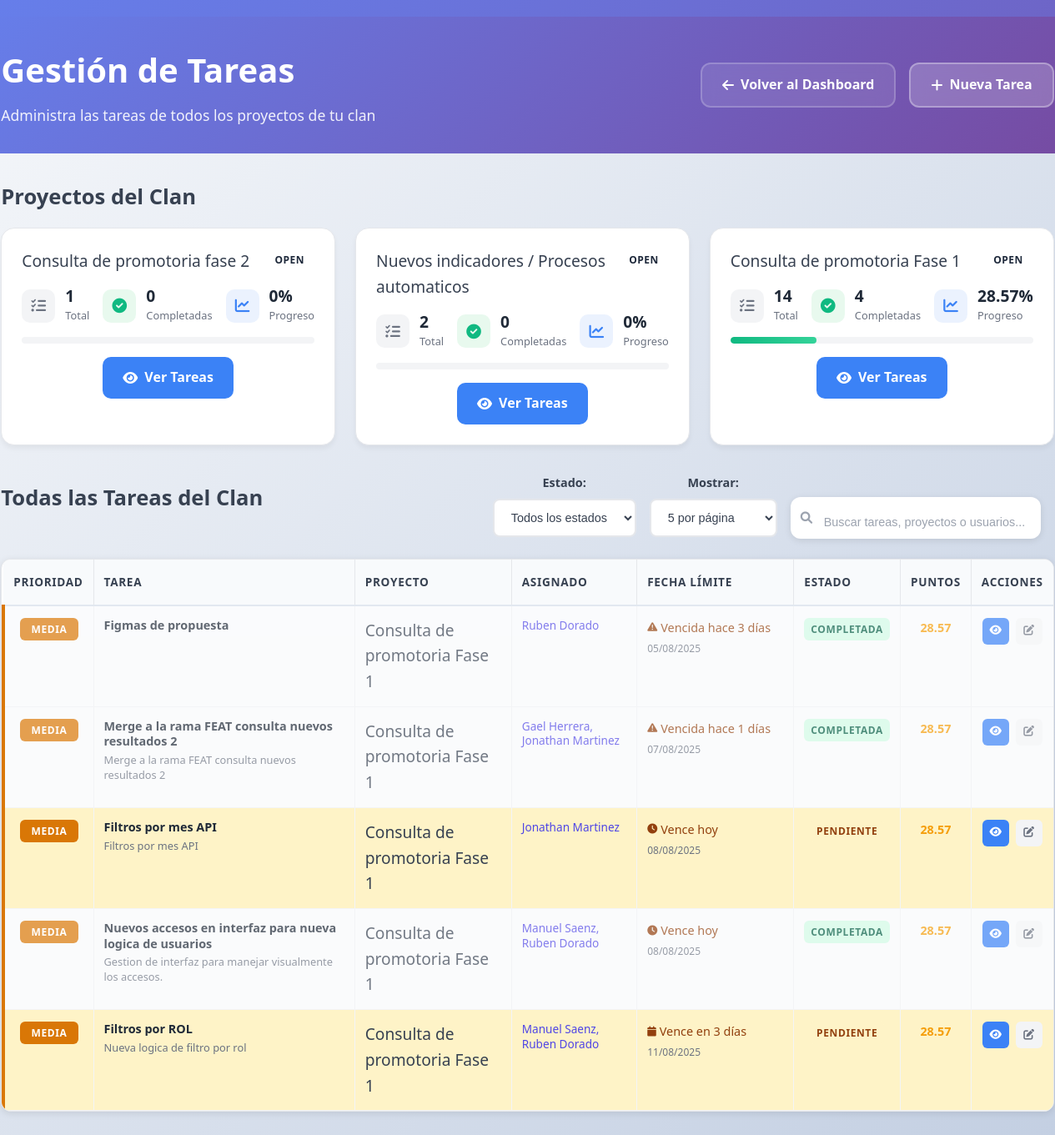
The app's page /public/?route=clan_leader/tasks (signed in), older data.
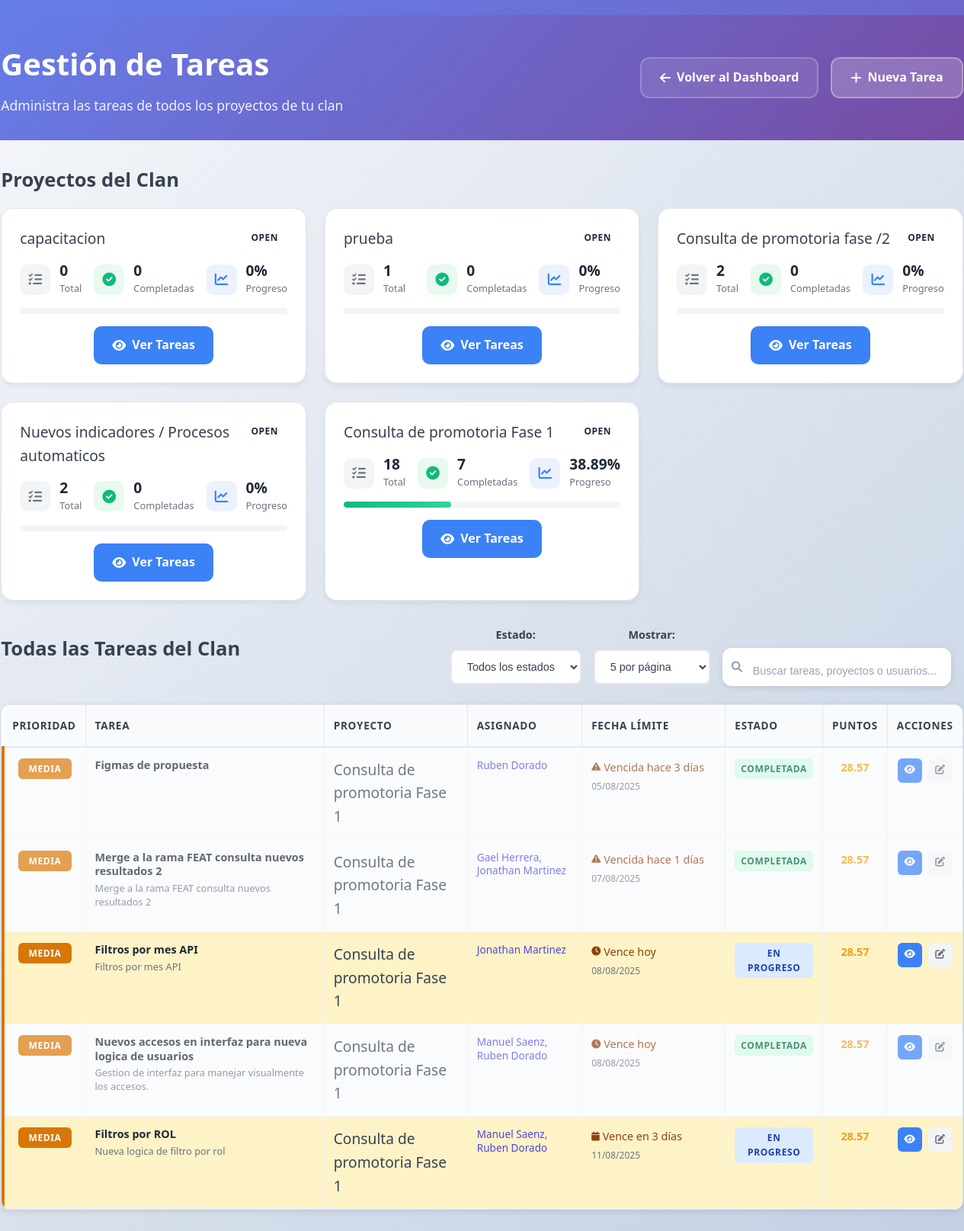
The same page, newer data.
### tables this page shows
CREATE TABLE `Projects` (
  `project_id` int NOT NULL,
  `project_name` varchar(255) NOT NULL,
  `description` text,
  `clan_id` int NOT NULL,
  `created_by_user_id` int NOT NULL,
  `status` varchar(50) DEFAULT 'open',
  `total_tasks` int DEFAULT '0',
  `completed_tasks` int DEFAULT '0',
  `progress_percentage` decimal(5,2) DEFAULT '0.00',
  `created_at` timestamp NULL DEFAULT CURRENT_TIMESTAMP,
  `updated_at` timestamp NULL DEFAULT CURRENT_TIMESTAMP ON UPDATE CURRENT_TIMESTAMP,
  `kpi_quarter_id` int DEFAULT NULL,
  `kpi_points` int DEFAULT '0',
  `task_distribution_mode` enum('automatic','percentage') DEFAULT 'automatic'
);

CREATE TABLE `Tasks` (
  `task_id` int NOT NULL,
  `parent_task_id` int DEFAULT NULL,
  `task_name` varchar(255) NOT NULL,
  `description` text,
  `project_id` int NOT NULL,
  `assigned_to_user_id` int DEFAULT NULL,
  `created_by_user_id` int DEFAULT NULL,
  `priority` enum('low','medium','high','critical') NOT NULL DEFAULT 'medium',
  `due_date` date DEFAULT NULL,
  `estimated_hours` decimal(5,2) DEFAULT NULL,
  `actual_hours` decimal(5,2) DEFAULT NULL,
  `completion_percentage` decimal(5,2) DEFAULT '0.00',
  `automatic_points` decimal(10,2) NOT NULL DEFAULT '0.00' COMMENT 'Puntos KPI calculados para modo automático',
  `assigned_percentage` decimal(5,2) NOT NULL DEFAULT '0.00' COMMENT 'Porcentaje de puntos KPI asignado manualmente',
  `color_tag` varchar(7) DEFAULT '#3B82F6',
  `is_subtask` tinyint(1) DEFAULT '0',
  `subtask_order` int DEFAULT '0',
  `status` enum('pending','in_progress','completed','cancelled') NOT NULL DEFAULT 'pending',
  `is_completed` tinyint(1) NOT NULL DEFAULT '0',
  `completed_at` timestamp NULL DEFAULT NULL,
  `created_at` timestamp NULL DEFAULT CURRENT_TIMESTAMP,
  `updated_at` timestamp NULL DEFAULT CURRENT_TIMESTAMP ON UPDATE CURRENT_TIMESTAMP
);

### app/views/clan_leader/tasks.php (the view, shortened to what the rows shown need)
<?php include __DIR__ . '/../layout.php'; ?>
<div class="clan-leader-tasks-container">
    <div class="page-header">
        <div class="header-content">
            <div class="header-left">
                <h1 class="page-title">Gestión de Tareas</h1>
            </div>
        </div>
    </div>
    <div class="main-content">
        <?php if (isset($projects) && !empty($projects)): ?>
            <div class="projects-section">
                <h2 class="section-title">Proyectos del Clan</h2>
                <div class="projects-grid">
                    <?php foreach ($projects as $project): ?>
                    <div class="project-card">
                        <div class="project-header">
                            <h3 class="project-name"><?= htmlspecialchars($project['project_name']) ?></h3>
                            <div class="project-status status-<?= $project['status'] ?>">
                                <?= ucfirst($project['status']) ?>
                            </div>
                        </div>
                        <div class="project-stats">
                            <div class="stat-item">
                                <div class="stat-icon">
                                    <i class="fas fa-tasks"></i>
                                </div>
                                <div class="stat-content">
                                    <div class="stat-number"><?= $project['total_tasks'] ?></div>
                                    <div class="stat-label">Total</div>
                                </div>
                            </div>
                            <div class="stat-item">
                                <div class="stat-icon completed">
                                    <i class="fas fa-check-circle"></i>
                                </div>
                                <div class="stat-content">
                                    <div class="stat-number"><?= $project['completed_tasks'] ?></div>
                                    <div class="stat-label">Completadas</div>
                                </div>
                            </div>
                            <div class="stat-item">
                                <div class="stat-icon progress">
                                    <i class="fas fa-chart-line"></i>
                                </div>
                                <div class="stat-content">
                                    <div class="stat-number"><?= $project['progress_percentage'] ?>%</div>
                                    <div class="stat-label">Progreso</div>
                                </div>
                            </div>
                        </div>
                        <div class="project-progress">
                            <div class="progress-bar">
                                <div class="progress-fill" style="width: <?= $project['progress_percentage'] ?>%"></div>
                            </div>
                        </div>
                        <div class="project-actions">
                            <a href="?route=clan_leader/tasks&project_id=<?= $project['project_id'] ?>" class="btn-view-tasks">
                                <i class="fas fa-eye"></i>
                                Ver Tareas
                            </a>
                        </div>
                    </div>
                    <?php endforeach; ?>
                </div>
            </div>
        <?php endif; ?>
        <?php if (isset($allTasks)): ?>
            <?php if (!empty($allTasks)): ?>
            <div class="all-tasks-section">
                <div class="section-header">
                    <h2 class="section-title">
                        Todas las Tareas del Clan
                    </h2>
                </div>
                <div class="tasks-table-container">
                    <table class="tasks-table">
                        <thead>
                            <tr>
                                <th class="th-priority">Prioridad</th>
                                <th class="th-task">Tarea</th>
                                <th class="th-project">Proyecto</th>
                                <th class="th-assigned">Asignado</th>
                                <th class="th-due-date">Fecha Límite</th>
                                <th class="th-status">Estado</th>
                                <th class="th-points">Puntos</th>
                                <th class="th-actions">Acciones</th>
                            </tr>
                        </thead>
                        <tbody>
                            <?php foreach ($allTasks as $task): ?>
                            <tr class="task-row priority-<?= $task['priority'] ?> <?= ($task['days_until_due'] < 0) ? 'overdue' : '' ?> <?= ($task['status'] === 'completed') ? 'completed' : '' ?>">
                                <td class="td-priority">
                                    <span class="priority-badge priority-<?= $task['priority'] ?>">
                                        <?php
                                        switch($task['priority']) {
                                            default: echo 'Media'; break;
                                        }
                                        ?>
                                    </span>
                                </td>
                                <td class="td-task">
                                    <div class="task-info">
                                        <div class="task-title"><?= htmlspecialchars($task['task_name']) ?></div>
                                        <?php if (!empty($task['description'])): ?>
                                        <div class="task-description"><?= htmlspecialchars(substr($task['description'], 0, 80)) ?><?= strlen($task['description']) > 80 ? '...' : '' ?></div>
                                        <?php endif; ?>
                                    </div>
                                </td>
                                <td class="td-project">
                                    <span class="project-name"><?= htmlspecialchars($task['project_name']) ?></span>
                                </td>
                                <td class="td-assigned">
                                    <?php if (!empty($task['all_assigned_users'])): ?>
                                    <span class="assigned-users"><?= htmlspecialchars($task['all_assigned_users']) ?></span>
                                    <?php elseif (!empty($task['assigned_user_name'])): ?>
                                    <span class="assigned-user"><?= htmlspecialchars($task['assigned_user_name']) ?></span>
                                    <?php else: ?>
                                    <span class="no-assigned">Sin asignar</span>
                                    <?php endif; ?>
                                </td>
                                <td class="td-due-date">
                                    <?php if ($task['due_date']): ?>
                                    <div class="due-date-info <?= ($task['days_until_due'] < 0) ? 'overdue' : '' ?>">
                                        <div class="due-date-text">
                                            <?php if ($task['days_until_due'] < 0): ?>
                                                <i class="fas fa-exclamation-triangle"></i>
                                                Vencida hace <?= abs($task['days_until_due']) ?> días
                                            <?php elseif ($task['days_until_due'] == 0): ?>
                                                <i class="fas fa-clock"></i>
                                                Vence hoy
                                            <?php elseif ($task['days_until_due'] == 1): ?>
                                                <i class="fas fa-clock"></i>
                                                Vence mañana
                                            <?php else: ?>
                                                <i class="fas fa-calendar"></i>
                                                Vence en <?= $task['days_until_due'] ?> días
                                            <?php endif; ?>
                                        </div>
                                        <div class="due-date-full"><?= date('d/m/Y', strtotime($task['due_date'])) ?></div>
                                    </div>
                                    <?php else: ?>
                                    <span class="no-due-date">Sin fecha</span>
                                    <?php endif; ?>
                                </td>
                                <td class="td-status">
                                    <span class="status-badge status-<?= $task['status'] ?>">
                                        <?php
                                        switch($task['status']) {
                                            case 'in_progress': echo 'En Progreso'; break;
                                            case 'completed': echo 'Completada'; break;
                                            default: echo 'Pendiente'; break;
                                        }
                                        ?>
                                    </span>
                                </td>
                                <td class="td-points">
                                    <?php if ($task['automatic_points'] > 0): ?>
                                    <span class="points-value"><?= $task['automatic_points'] ?></span>
                                    <?php else: ?>
                                    <span class="no-points">-</span>
                                    <?php endif; ?>
                                </td>
                                <td class="td-actions">
                                    <div class="action-buttons">
                                        <a href="?route=clan_leader/tasks&project_id=<?= $task['project_id'] ?>" class="btn-action btn-view" title="Ver proyecto">
                                            <i class="fas fa-eye"></i>
                                        </a>
                                        <button class="btn-action btn-edit" onclick="editTask(<?= $task['task_id'] ?>)" title="Editar tarea">
                                            <i class="fas fa-edit"></i>
                                        </button>
                                    </div>
                                </td>
                            </tr>
                            <?php endforeach; ?>
                        </tbody>
                    </table>
                </div>
            </div>
            <?php endif; ?>
        <?php endif; ?>
    </div>
</div>

Row changes from the older to the newer data that the page shows:
added projects: project_name "capacitacion", status "OPEN", total_tasks "0", completed_tasks "0", progress_percentage "0"
added projects: project_name "prueba", status "OPEN", total_tasks "1", completed_tasks "0", progress_percentage "0"
changed projects: project_name "Consulta de promotoria fase 2" → "Consulta de promotoria fase /2"; created_by_user "1" → "2"
changed projects "Consulta de promotoria Fase 1": total_tasks "14" → "18"; completed_tasks "4" → "7"; progress_percentage "28.57" → "38.89"; $project['progress_percentage'] 28.57 → 38.89 (drawn)
changed tasks "Filtros por mes API": status "PENDIENTE" → "EN PROGRESO"
changed tasks "Filtros por ROL": status "PENDIENTE" → "EN PROGRESO"
